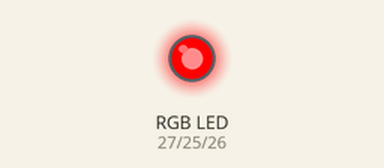
Recording of a program running on a simulated ESP32 board running MicroPython. On the bench: an RGB LED mixed from three pins (HIGH = lit).

Above: at 0.5 s.
At 1.5 s:
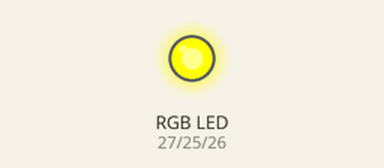
At 5.5 s:
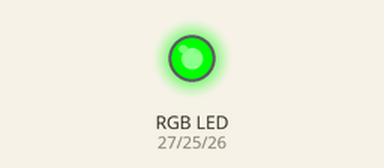
Timing chart, 0 to 6.9 s (numbered marks = the images above):
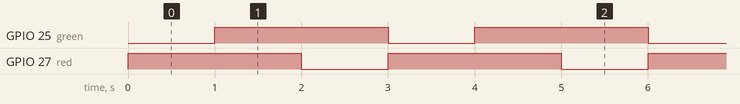

The program:

design_rgb.py
```python
from machine import Pin, PWM
import time

red = PWM(Pin(27))
green = PWM(Pin(25))
blue = PWM(Pin(26))
red.freq(1000)
green.freq(1000)
blue.freq(1000)


def set_color(r, g, b):
    red.duty(r * 1023 // 255)
    green.duty(g * 1023 // 255)
    blue.duty(b * 1023 // 255)


while True:
    set_color(255, 0, 0)
    time.sleep(1)
    set_color(255, 255, 0)
    time.sleep(1)
    set_color(0, 255, 0)
    time.sleep(1)
```

Measured:
- by itself, GPIO 25 (green), GPIO 27 (red): alternates HIGH for 2.0 s and LOW for 1.0 s
- by itself, everything shown: repeats every 3.0 s, in 3 steps
